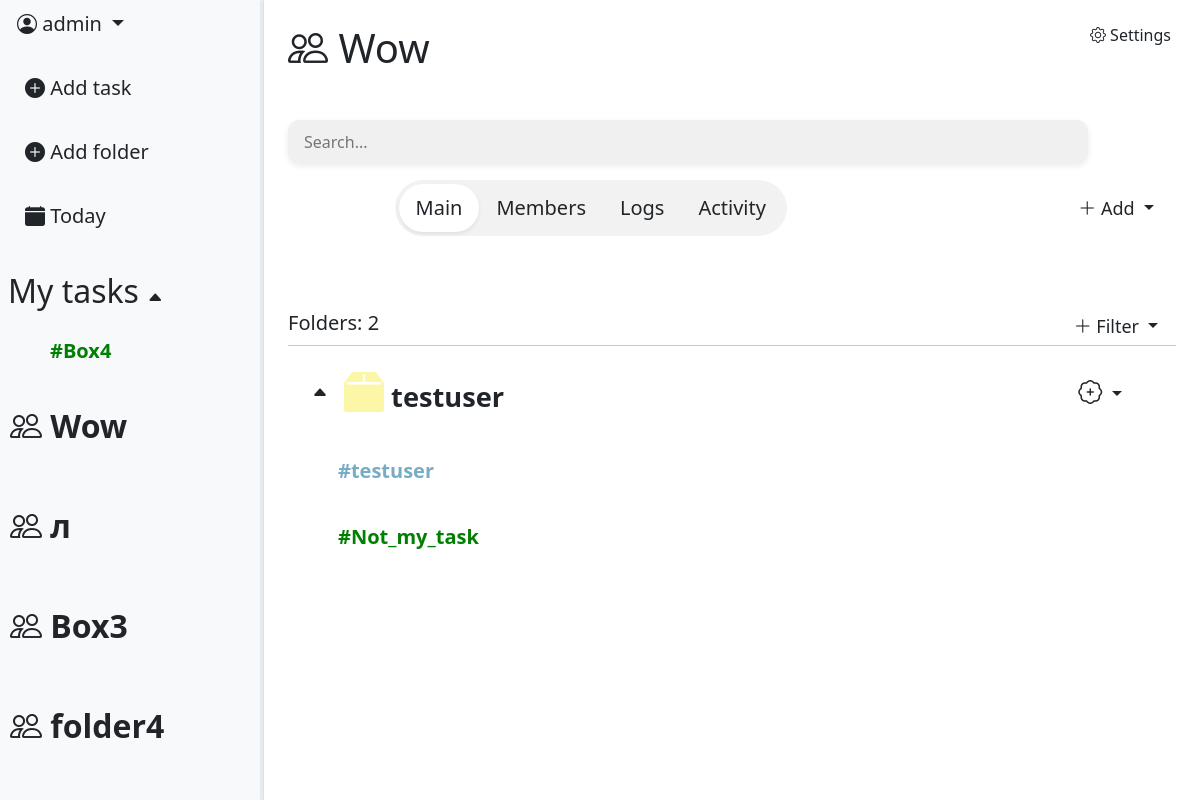
The app's page /workspace/10/ (signed in), older data.
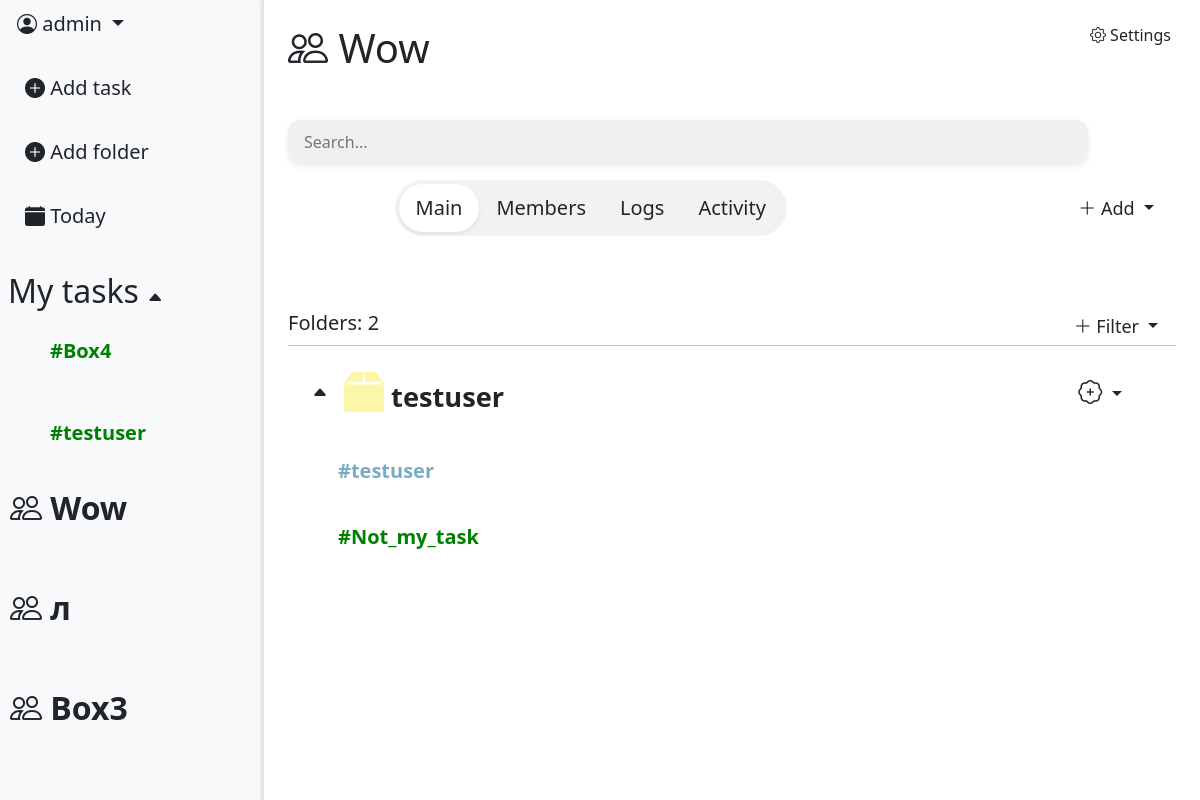
The same page, newer data.
### task_app/models.py (models this page shows, shortened)
class Folder(models.Model):
    COLOR_VARIATION = [
        ("#77acc7", "🔵Air blue"),
        ("#9966cc", "🟣Amethust"),
        ("#008000", "🟢Apple Green"),
        ("#ff033e", "🔴Red rose"),
        ("#ffe135", "🟡Banana yellow"),
        ("#ff6500", "🟠Sunset"),
        ("#000000", "⚫Black"),
    ]
    color = models.CharField(max_length=30, choices=COLOR_VARIATION, default="#77acc7")
    name = models.CharField(max_length=16)
    box = models.ForeignKey(Box, null=True, blank=True, on_delete=models.CASCADE, default=None, related_name='folders')
    created_at = models.DateTimeField(auto_now_add=True)
    creator = models.ForeignKey(User, on_delete=models.CASCADE)
    workspace = models.ForeignKey(Workspace, on_delete=models.CASCADE, null=True, blank=True, default=None)

class Workspace(models.Model):
    INVITE_PERMISSION = [
        ("owner_only", "Only owner"),
        ("owner_admin", "Owner & Admin"),
                ]
    WORKSPACE_SPACE = [
        ("one", "Just me"),
        ("two_five", "Group (2-5)"),
        ("six_fifteen", "Team (6-15)"),
    ]
    SPACE_LIMITS = {
        "one": 1,
        "two_five": 5,
        "six_fifteen": 15,
    }
    name = models.CharField(max_length=64)
    invite_role = models.CharField(max_length=16,
                                choices=INVITE_PERMISSION,
                                default='owner_admin')
    workspace_space = models.CharField(max_length=16, choices=WORKSPACE_SPACE, default='one')
    icon = models.ImageField(null=True, blank=True)
    created_at = models.DateTimeField(auto_now_add=True)
    owner = models.ForeignKey(User,
                            on_delete=models.CASCADE,
                            related_name='workspace_creator')

class Box(models.Model):
    COLOR_VARIATION_BOX = [
        ("#123F73", "🔵Deep ocean"),
        ("#D2A1FE", "🟣Violet"),
        ("#33DEB8", "🟢Aquamarine"),
        ("#6D020E", "🔴Red wine"),
        ("#FCF6A7", "🟡Sand"),
        ("#774C06", "🟤Terracotta"),
        ("#000000", "⚫Black"),
    ]
    workspace = models.ForeignKey(Workspace, on_delete=models.CASCADE)
    name = models.CharField(max_length=24)
    color = models.CharField(max_length=32, choices=COLOR_VARIATION_BOX, default="#123F73")
    created_at = models.DateTimeField(auto_now_add=True)
    creator = models.ForeignKey(User, on_delete=models.CASCADE)

### workspace_app/views.py (the view, shortened to what this page needs)
# urls.py: path('workspace/<int:pk>/', views.WorkspaceDetailView.as_view(), name="workspace_detail"),
class WorkspaceDetailView(LoginRequiredMixin, DetailView):
    model = Workspace
    context_object_name = "workspace"
    template_name = "workspace/workspace_detail.html"
    def get_queryset(self):
        return Workspace.objects.filter(
            members__member=self.request.user,
            members__is_active=True
        )
    def get_context_data(self, **kwargs):
        context = super().get_context_data(**kwargs)
        context['tab'] = self.request.GET.get('tab', 'main')
        context['boxes'] = Box.objects.filter(
            workspace=self.object
        ).prefetch_related('folders')
        context['members'] = WorkspaceMember.objects.filter(
            workspace=self.object,
            is_active=True
        ).select_related('member', 'member__profile').annotate(
            role_order=Case(
                When(role='owner', then=0),
                When(role='admin', then=1),
                When(role='member', then=2),
                default=3,
                output_field=IntegerField()
            )
        ).order_by('role_order')
        context['owner_candidates'] = WorkspaceMember.objects.filter(
            workspace=self.object,
            is_active=True,
        ).exclude(role='owner').select_related('member', 'member__profile')
        context['folders'] = Folder.objects.filter(
            creator=self.request.user,
            box__isnull=True
        )
        context['workspaces'] = Workspace.objects.filter(
            members__member=self.request.user,
            members__is_active=True
        )
        context['user_role'] = WorkspaceMember.objects.get(
            workspace=self.object,
            member=self.request.user
        ).role
        context["box_form"] = BoxForm()
        context["folders_count"] = Folder.objects.filter(workspace=self.object).count()
        context['task_form'] = TaskForm()
        context['folder_form'] = FolderForm()
        boxes_data = []
        for box in context['boxes']:
            boxes_data.append({
                'id': box.pk,
                'name': box.name,
                'folders': [
                    {'id': f.pk, 'name': f.name}
                    for f in box.folders.all()
                ]
            })
        context['boxes_json'] = json.dumps(boxes_data)
        if context['tab'] == 'logs':
                if context['user_role'] != 'owner':
                    raise Http404
        return context

### workspace_app/forms.py
class BoxForm(forms.ModelForm):
    class Meta:
        model = Box
        fields = ["name", "color"]
    def __init__(self, *args, **kwargs):
        super(BoxForm, self).__init__(*args, **kwargs)
        self.fields['name'].widget.attrs.update({
            "class": "form-control noborder-input content-input",
            "placeholder" : "Name"
        })
        self.fields['color'].widget.attrs.update({
            "class": "form-control transparent-input",
            "placeholder" : "Color"
        })

### templates/workspace/workspace_detail.html (shortened to what the changed rows need)
{% extends 'base.html' %}
{% load static %}
{% load custom_tags %}
{% block content %}
    <div class="d-flex">
        {% include 'includes/leftbar.html' %}
        <div class="p-4" style="flex: 1 1 0; min-width: 0; position: relative;">
            {% if user_role == 'owner' or user_role == 'admin' %}
                <div style="position: absolute; top: 16px; right: 16px;">
                    <a class="btn" data-bs-toggle="modal" data-bs-target="#WorkspaceSettingsModal">
                    </a>
                </div>
            {% elif user_role == 'member' %}
                <div style="position: absolute; top: 16px; right: 16px;">
                    <a class="btn" data-bs-toggle="modal" data-bs-target="#LeaveWorkspaceModal">
                        <i class="bi bi-box-arrow-left"></i> Leave
                    </a>
                </div>
            {% endif %}
            <h1>
                {% if workspace.icon %}
                    <img src="{{ workspace.icon.url }}"
                        style="width: 45px; height: 45px; border-radius: 10px; object-fit: cover; vertical-align: middle;">
                {% else %}
                    <i class="bi bi-people"></i>
                {% endif %}
                {{ workspace.name }}
            </h1>
            <br>
            <div class="mb-3 mt-3" style="max-width: 800px; {% if tab == 'activity' %}visibility: hidden;{% endif %}">
                <input type="text" class="custom-search" id="workspace-search" placeholder="Search...">
            </div>
            <div class="d-flex align-items-center" style="margin-left: 12%;">
                <div class="d-inline-flex p-1 rounded-pill"
                    style="background: rgba(0, 0, 0, 0.05); {% if user_role == 'member' %}width: fit-content{% endif %}">
                </div>
                <div class="ms-auto">
                </div>
            </div>
            <br><br>
            {% if tab == 'main' %}
                {% include 'workspace/main_tab.html' %}
            {% elif tab == 'members' and user_role in 'owner admin' %}
                {% include 'workspace/members_tab.html' %}
            {% elif tab == 'logs' and user_role == 'owner' %}
                {% include 'workspace/logs_tab.html' %}
            {% elif tab == 'activity' %}
                {% include 'workspace/activity_tab.html' %}
            {% endif %}
        </div>
    </div>
{% endblock %}

### templates/includes/leftbar.html (shortened to what the changed rows need)
<div id="leftbar" class="bg-light border-end d-flex flex-column" style="width: 22%; height: 100vh; position: relative; overflow: hidden;">
    <br>
    {% if workspace and current_folder %}
        <div class="ps-2 mt-2">
            <a href="{% url 'workspace:workspace_detail' workspace.pk %}"
                class="btn btn-lg ps-2 fw-bold" style="font-size: 1.6rem;">
                <i class="bi bi-people"></i> {{ workspace.name }}
            </a>
        </div>
        <div style="flex: 1 1 0; min-height: 0; overflow-y: auto; overflow-x: hidden; margin-right: 10px;">
            {% for box in workspace_boxes %}
                <div class="folder-row d-flex align-items-center justify-content-between p-2 rounded"
                    style="cursor: pointer; user-select: none;"
                    onclick="toggleBox({{ box.pk }})">
                    <span class="btn btn-lg fw-bold ps-2" style="font-size: 1.5rem;">
                        <i id="box-arrow-{{ box.pk }}" class="bi bi-caret-up-fill" style="font-size: 14px;"></i>
                        {{ box.name }}
                    </span>
                </div>
                <div id="box-folder-{{ box.pk }}" class="ps-4" style="overflow: hidden; transition: 0.3s;">
                    {% for folder in box.folders.all %}
                        <div class="folder-row d-flex align-items-center p-2 rounded">
                            <a href="{% url 'workspace:folder-detail' pk=workspace.pk folder_id=folder.pk %}"
                                class="btn btn-lg"
                                style="color: {{ folder.color }}; font-weight: bold; font-size: 1.4rem;">
                                #{{ folder.name }}
                            </a>
                        </div>
                    {% endfor %}
                </div>
            {% endfor %}
        </div>
    {% else %}
        <div class="ps-2 mt-2">
            <h2 id="folders-toggle" style="cursor: pointer; user-select: none;">
                My tasks <span id="folders-arrow" class="bi bi-caret-up-fill" style="font-size: 16px;"></span>
            </h2>
        </div>
        <div id="folder_list" style="max-height: 300px; overflow-y: auto; overflow-x: hidden; margin-right: 10px;">
            <div class="d-flex flex-column align-items-start gap-3 ps-4">
                {% for folder in folders %}
                    <div class="folder-row d-flex align-items-center justify-content-between p-2 rounded">
                        <a
                        href="{% url 'tasks:folder-tasks' folder.pk %}"
                        class="btn btn-lg"
                        style="color: {{ folder.color }}; font-weight: bold;"
                        >
                        #{{ folder.name }}
                        </a>
                    </div>
                {% endfor %}
            </div>
        </div>
        <div id="workspace_list" style="flex: 1 1 0; min-height: 0; overflow-y: auto; overflow-x: hidden; margin-right: 10px;">
            <div class="d-flex flex-column align-items-start gap-3 ps-0">
                {% for workspace in workspaces %}
                    <div class="folder-row d-flex align-items-center justify-content-between p-2 rounded">
                        <a href="{% url 'workspace:workspace_detail' workspace.pk %}"
                        class="btn btn-lg ps-0"
                        style="font-size: 32px; font-weight: 600;">
                            {% if workspace.icon %}
                                <img src="{{ workspace.icon.url }}"
                                    style="width: 35px; height: 35px; border-radius: 8px; object-fit: cover; vertical-align: middle;">
                            {% else %}
                                <i class="bi bi-people"></i>
                            {% endif %}
                            {{ workspace.name }}
                        </a>
                    </div>
                {% endfor %}
            </div>
        </div>
    {% endif %}
</div>

### templates/workspace/main_tab.html (shortened to what this page needs)
<br>
<div class="d-flex align-items-center">
    <h5>Folders: {{ folders_count }}</h5>
    <div class="ms-auto">
       <div class="dropdown">
            <button class="btn btn-sm dropdown-toggle custom_priorety_select_menu_lg"
                type="button" data-bs-toggle="dropdown">
                <i class="bi bi-plus-lg"></i> Filter
            </button>
        </div>
    </div>
</div>
<hr class="m-0">
<div id="boxes-container" style="max-height: 500px; overflow-y: auto; overflow-x: hidden; padding-bottom: 140px;">
    {% for box in boxes %}
        <div class="d-flex align-items-center p-3" data-box-id="{{ box.pk }}" data-name="{{ box.name }}" style="cursor: pointer; user-select: none;" onclick="toggleBox({{ box.pk }})">
            <i id="box-arrow-{{ box.pk }}" class="bi bi-caret-up-fill ms-2"></i>
            <p class="ms-3 mb-0" style="font-size: 1.7rem; font-weight: bold;">
                <i class="bi bi-box2-fill" style="font-size: 2.5rem; color: {{ box.color }};"></i>
                {{ box.name }}
            </p>
            <div class="dropdown ms-auto" onclick="event.stopPropagation()">
                <button class="btn btn-sm dropdown-toggle custom_priorety_select_menu_lg"
                    type="button" data-bs-toggle="dropdown">
                    <i class="bi bi-patch-plus" style="font-size: 1.5rem;"></i>
                </button>
            </div>
        </div>
        <div id="box-folder-{{ box.pk }}" class="ps-4 pb-2" style="overflow: hidden; transition: 0.3s;">
            {% for folder in box.folders.all %}
                <div class="folder-row d-flex align-items-center justify-content-between p-2 rounded">
                    <a
                        href="{% url 'workspace:folder-detail' pk=box.workspace.pk folder_id=folder.pk %}"
                        class="btn btn-lg"
                        style="color: {{ folder.color }}; font-weight: bold;"
                        >
                        #{{ folder.name }}
                    </a>
                </div>
            {% endfor%}
        </div>
    {% empty %}
        <p class="text-muted text-center mt-4">No boxes yet</p>
    {% endfor %}
</div>

Row changes from the older to the newer data that the page shows:
removed Workspace: name "folder4"
added Folder: name "testuser", shown under "My tasks"
